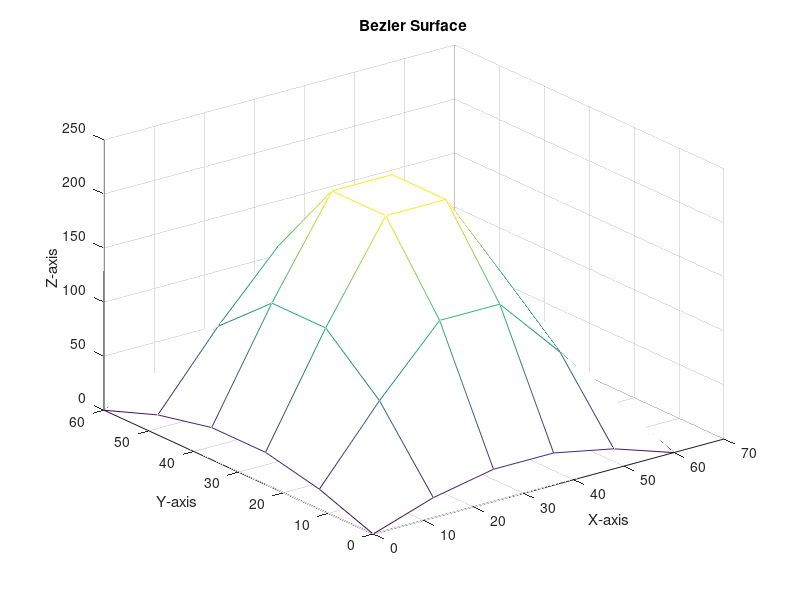

The MATLAB source for this figure: (Note: this script raises an error after producing the figure.)
clc 
clear all 
Bx = [0 15 30 45 60;
      0 15 30 45 60;
      0 15 30 45 60;
      0 15 30 45 60;
      0 15 30 45 60];
  
 By = [0 0 0 0 0;
       15 15 15 15 15;
       30 30 30 30 30;
       45 45 45 45 45;
       60 60 60 60 60];
     
     Bz = [0 25 50 25 0;
           25 65 400 65 25;
           50 200 750 200 50;
           25 65 400 65 25;
           0 25 50 25 0];
      
      N = [1 -4 6 -4 1; -4 12 -12 4 0; 6 -12 6 0 0; -4 4 0 0 0;1 0 0 0 0];
      NT = transpose(N);
      
      % Request user info 
      
      res = input  ('Enter resolution of the Bezier surface: No. of points in each parametric direction:');
      resc = input('Number of points on each cutter path:');
      resr = input('Enter Number of Cutter paths:')
      
      % Main routine (calculate points for each coordinate)
      for i = 1:res+1
          for j=1:res+1
              U = [((i-1)/res)^4 ((i-1)/res)^3 ((i-1)/res)^2 ((i-1)/res) 1];
              W = [((j-1)/res)^4; ((j-1)/res)^3; ((j-1)/res)^2; ((j-1)/res); 1];
              % Coordinates of sirface points 
              Px(i,j) = U*N*Bx*NT*W;
              Py(i,j) = U*N*By*NT*W;
              Pz(i,j) = U*N*Bz*NT*W;
          end 
      end
      
      % Display sirface and control points on screen 
      
figure(1)
      
      mesh(Px,Py,Pz);
      shading interp;
      title('Bezier Surface');
      grid on
      xlabel('X-axis');ylabel('Y-axis');zlabel('Z-axis');
      
      cutterpath(N,NT,Bx,By,Bz,resc,resr)
      
figure(2) 
plot3(Px, Py, Pz)
hold on 
grid on
title('CNC Cutter paths');
xlabel('X-Axis'); ylabel('Y-Axis'); zlabel('Z-Axis')